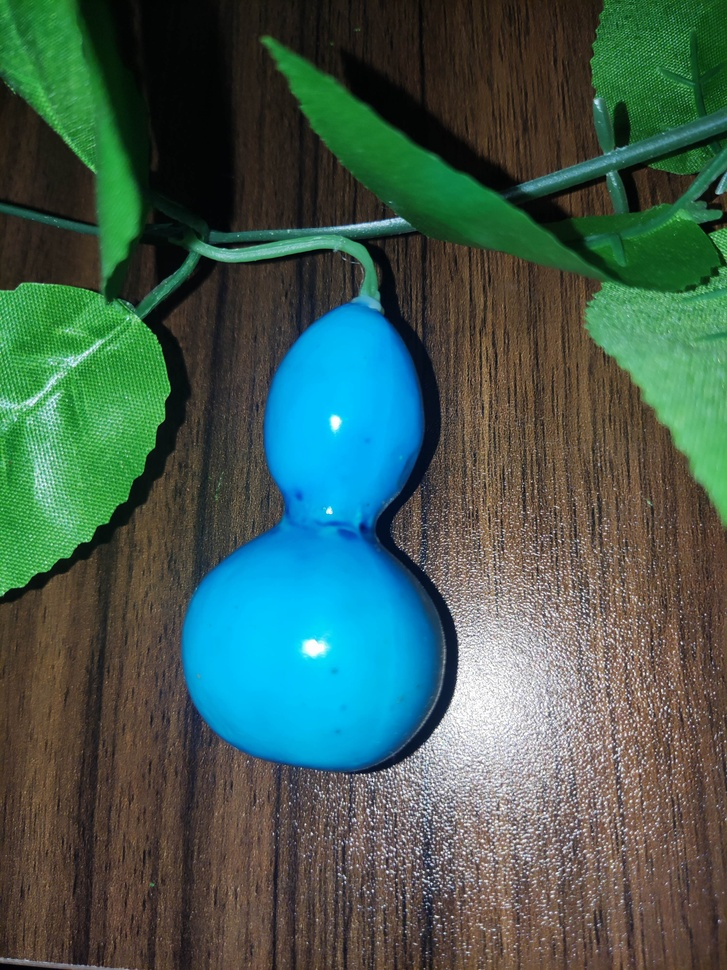
#> input picture Template_Matching/Object_Count/image2.jpg, 727 x 970 px, shrunk from 3000 x 4000 before the run, found by its file name
$ python find_contours.py
#> lines starting #> are read from the running program, lines starting #| are printed output that depends on the picture; after the words box and inside, x2 and y2 are one past the last pixel; in counts of white or black regions, pixels touching at a corner belong together
import cv2
import numpy as np
img = cv2.imread('Object_Count/image2.jpg')
#> img is the input picture: shape (970, 727, 3); mean B, G, R 81.4, 92.2, 65.5
gray = cv2.cvtColor(img, cv2.COLOR_BGR2GRAY)
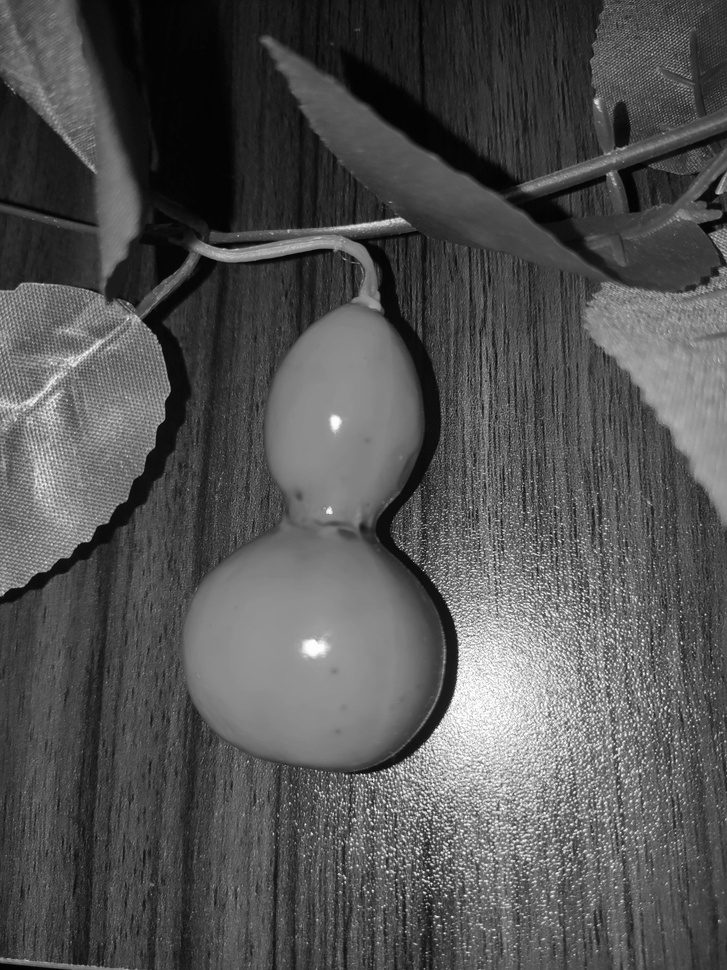
#> gray: shape (970, 727); min 0, max 255, mean 83
ret, thresh = cv2.threshold(gray, 127, 255, cv2.THRESH_BINARY)
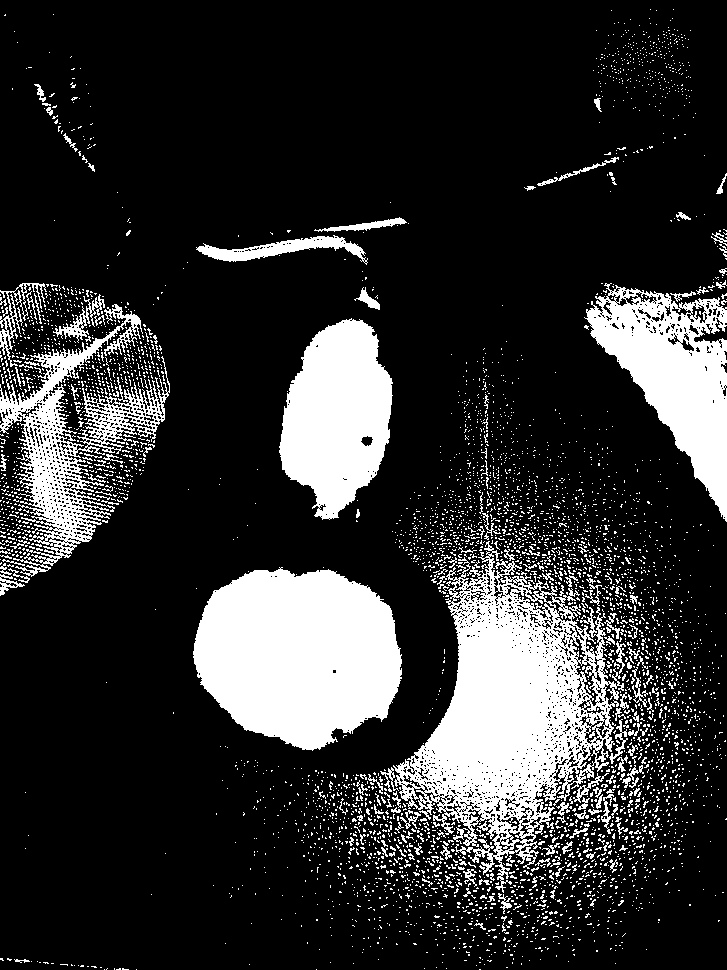
#> thresh: shape (970, 727); 18.8% white; 4732 white regions (4558 under 20 px)

contours, hierarchy = cv2.findContours(thresh, cv2.RETR_TREE, cv2.CHAIN_APPROX_SIMPLE)
#> contours = 6747 contours, 6509 with area under 20; largest, box (x1, y1, x2, y2) and area: (393, 541, 624, 893) 37856, (193, 567, 402, 751) 28641, (584, 283, 727, 522) 15979, (279, 318, 393, 520) 15585, (0, 304, 170, 577) 12748

draw_img = img.copy()
res1 = cv2.drawContours(draw_img, contours, 0, (0, 0, 255), 2)

cv2.imwrite("thresh.jpg" ,thresh)
cv2.imwrite("coutours_drawing.jpg", res1)
cv2.waitKey(0)

$ run again, with Template_Matching/Object_Count/image1.jpg copied over Template_Matching/Object_Count/image2.jpg
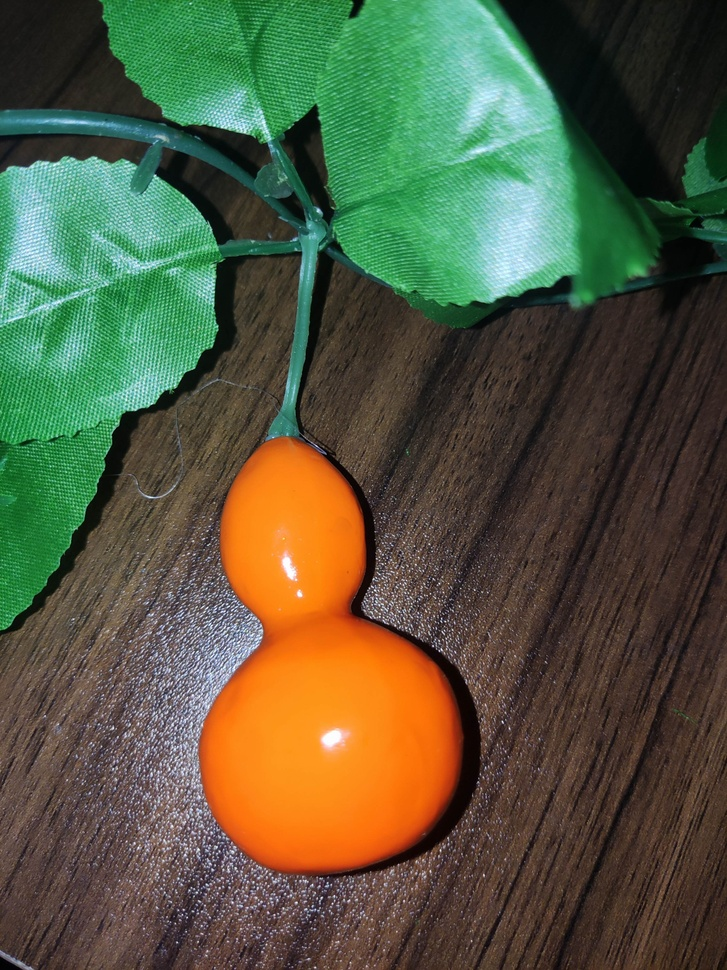
#> input picture Template_Matching/Object_Count/image1.jpg, 727 x 970 px, shrunk from 3000 x 4000 before the run, found by its file name
#> img is the input picture: shape (970, 727, 3); mean B, G, R 62.9, 88.4, 85.8
#> `gray = cv2.cvtColor(img, cv2.COLOR_BGR2GRAY)`:
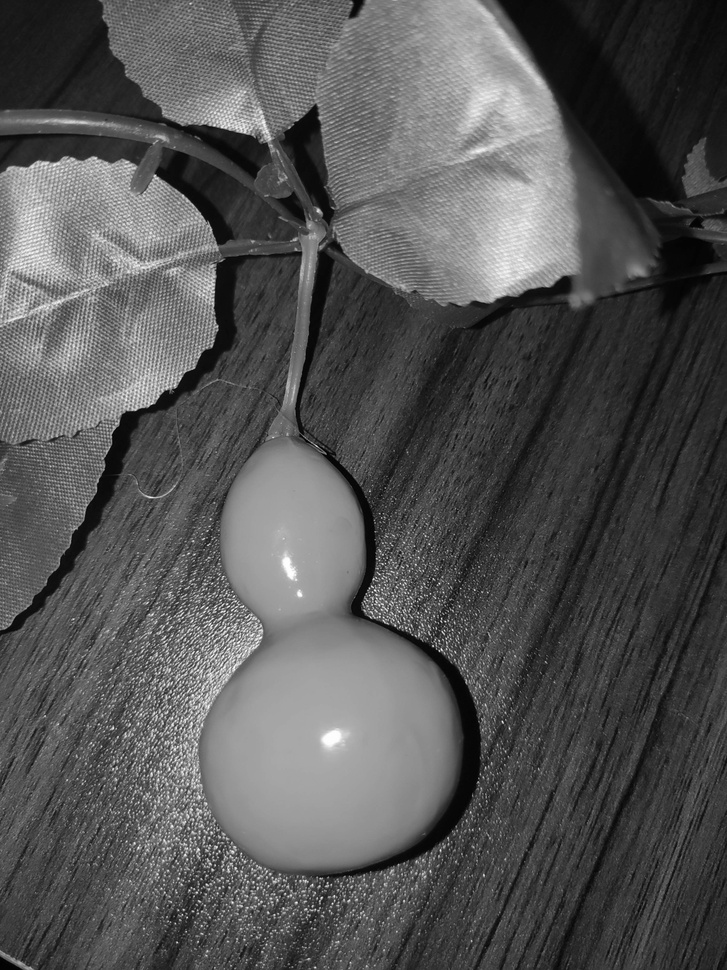
#> gray: shape (970, 727); min 0, max 255, mean 84.7
#> `ret, thresh = cv2.threshold(gray, 127, 255, cv2.THRESH_BINARY)`:
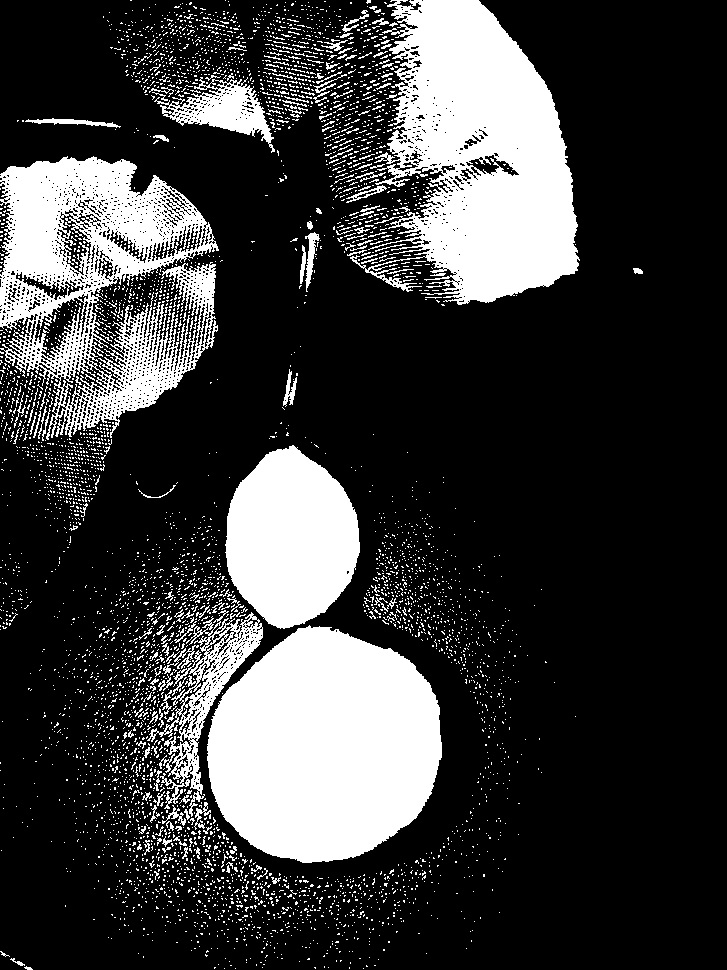
#> thresh: shape (970, 727); 23.3% white; 5019 white regions (4839 under 20 px)
#> contours = 6958 contours, 6764 with area under 20; largest, box (x1, y1, x2, y2) and area: (207, 625, 442, 863) 42290, (350, 0, 580, 305) 41198, (0, 156, 219, 440) 38060, (225, 445, 360, 629) 17833, (147, 610, 263, 817) 5831

$ run again, with Template_Matching/Object_Count/image.jpg copied over Template_Matching/Object_Count/image2.jpg
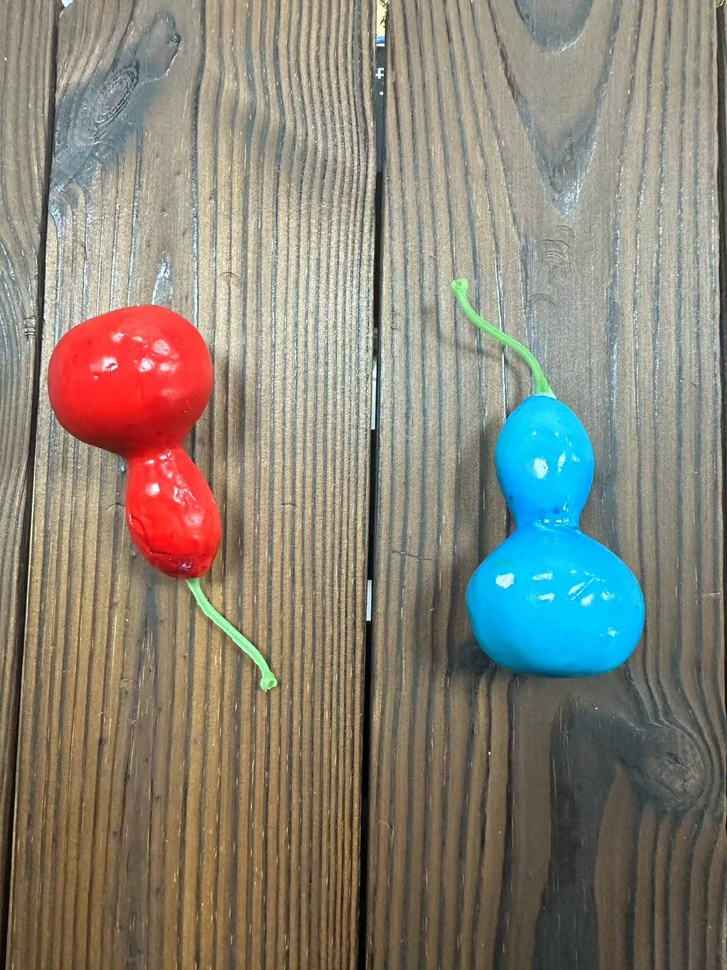
#> input picture Template_Matching/Object_Count/image.jpg, 727 x 970 px, shrunk from 1280 x 1707 before the run, found by its file name
#> img is the input picture: shape (970, 727, 3); mean B, G, R 118.7, 130.6, 135.8
#> `gray = cv2.cvtColor(img, cv2.COLOR_BGR2GRAY)`:
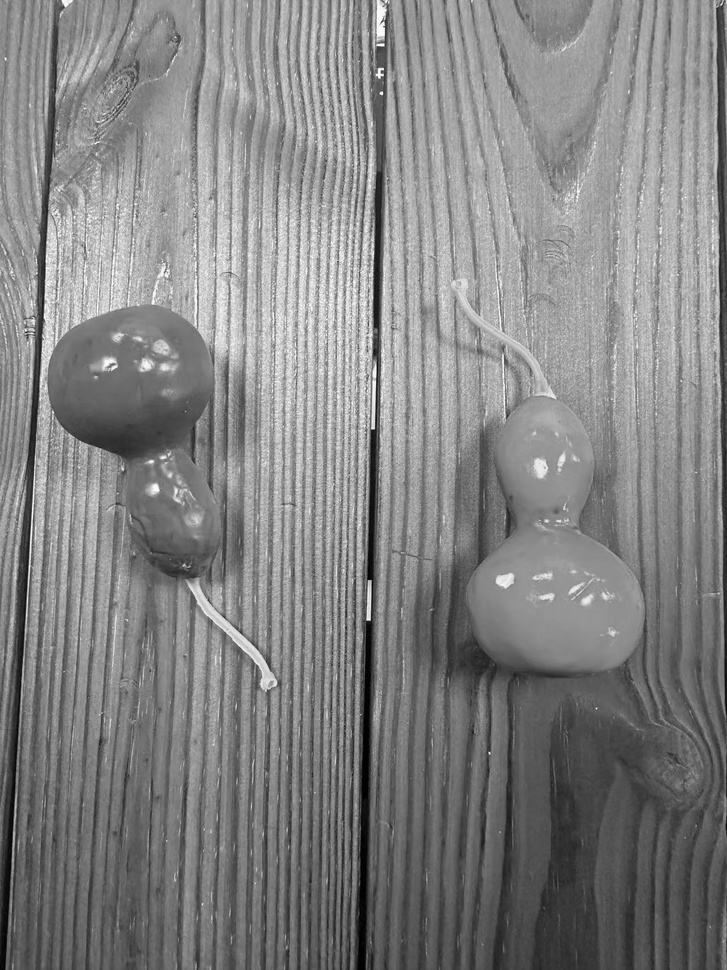
#> gray: shape (970, 727); min 0, max 255, mean 130.8
#> `ret, thresh = cv2.threshold(gray, 127, 255, cv2.THRESH_BINARY)`:
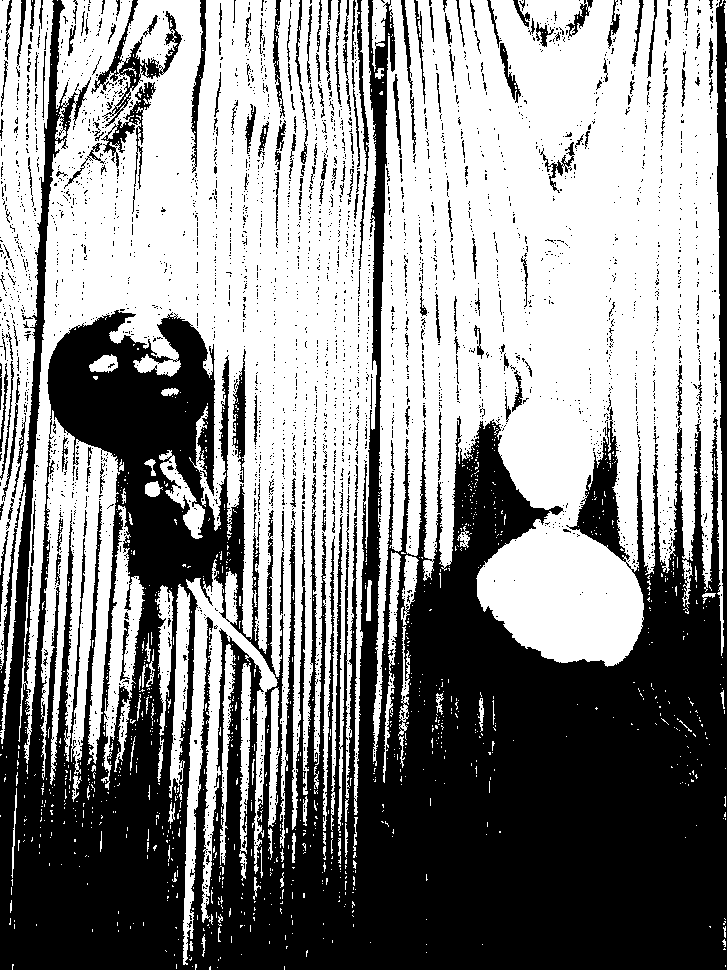
#> thresh: shape (970, 727); 55% white; 3164 black regions (2944 under 20 px)
#> contours = 5600 contours, 5201 with area under 20; largest, box (x1, y1, x2, y2) and area: (373, 0, 724, 766) 186795, (18, 0, 377, 848) 164218, (0, 0, 54, 744) 19530, (183, 559, 278, 965) 8914, (101, 505, 145, 790) 3826

$ run again, with Template_Matching/Object_Count/template.jpg copied over Template_Matching/Object_Count/image2.jpg
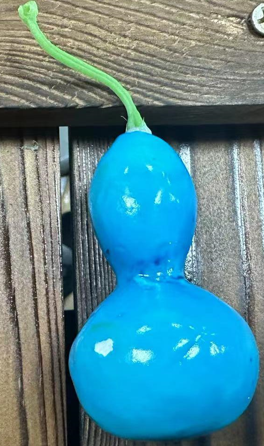
#> input picture Template_Matching/Object_Count/template.jpg, 264 x 446 px, found by its file name
#> img is the input picture: shape (446, 264, 3); mean B, G, R 150, 137.9, 84.2
#> `gray = cv2.cvtColor(img, cv2.COLOR_BGR2GRAY)`:
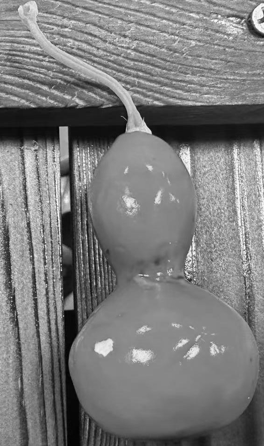
#> gray: shape (446, 264); min 1, max 253, mean 123.2
#> `ret, thresh = cv2.threshold(gray, 127, 255, cv2.THRESH_BINARY)`:
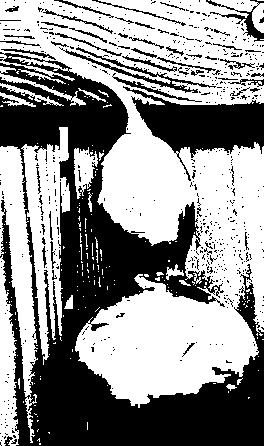
#> thresh: shape (446, 264); 56.4% white; 604 black regions (551 under 20 px)
#> contours = 1033 contours, 945 with area under 20; largest, box (x1, y1, x2, y2) and area: (0, 0, 264, 408) 54556, (21, 127, 70, 365) 5273, (0, 146, 38, 443) 4264, (0, 255, 19, 446) 2070, (64, 46, 217, 94) 1135
